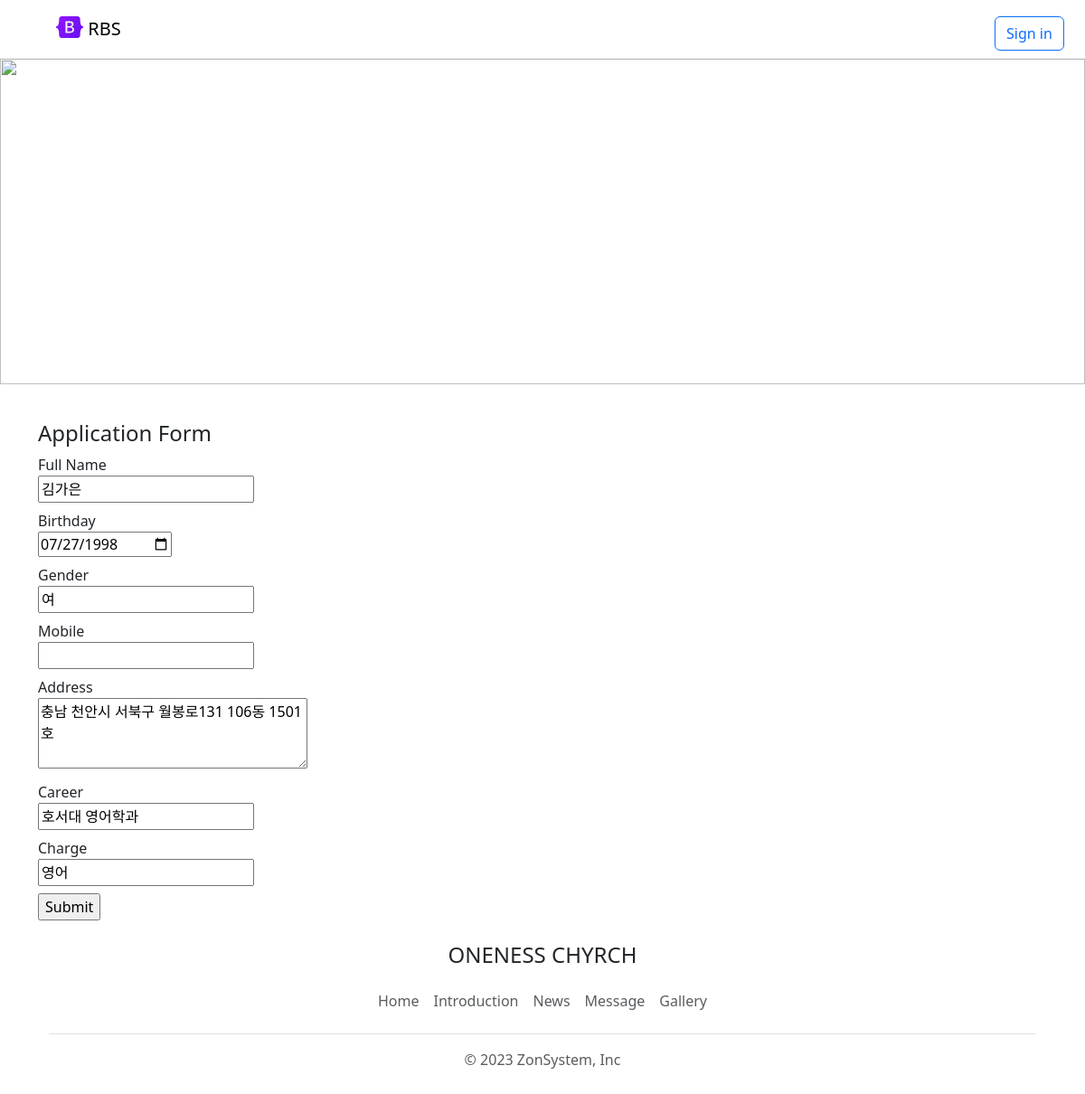
The page /update/김가은 on the database its author committed.
### tables this page shows
CREATE TABLE "teacher" (
	"id"	INTEGER NOT NULL UNIQUE,
	"name"	TEXT NOT NULL,
	"gender"	TEXT,
	"birthday"	TEXT,
	"mobile"	TEXT NOT NULL,
	"address"	TEXT,
	"career"	TEXT,
	"charge"	TEXT,
	PRIMARY KEY("id" AUTOINCREMENT)
);

### app.py (the view)
@app.route('/update/<t_name>')
def update(t_name):
  teacher = db.select_teacher(t_name)
  teacher = list(teacher[0])
  return render_template('application_submitted.html',
                         application=teacher,
                         info='update')

### database.py (called while the page is built)
def select_teacher(t_name):
    result = c.execute(f'SELECT * FROM teacher WHERE name="{t_name}"')
    teacher_data = result.fetchall()
    return teacher_data

### templates/application_submitted.html (shortened to what this page needs)
<!DOCTYPE html>
<html lang="en">
<head>
  {% include 'bootstrap.html' %}
</head>
<body>
  {% include 'nav.html' %}
  {% include 'banner.html' %}
  <div class="container">
    <h4>Application Form</h4>
    <form action="/apply/{{info}}" method="POST">
      <div class="mb-2">
        <label for="">Full Name</label><br>
        <input type="text" required name="name" value="{{application[1]}}">
      </div>
      <div class="mb-2">
        <label for="">Birthday</label><br>
        <input type="date" name="birthday" value="{{application[3]}}">
      </div>
      <div class="mb-2">
        <label for="">Gender</label><br>
        <input type="text" name="gender" value="{{application[2]}}">
      </div>
      <div class="mb-2">
        <label for="">Mobile</label><br>
        <input type="number" required name="mobile" value="{{application[4]}}">
      </div>
      <div class="mb-2">
        <label for="">Address</label><br>
        <textarea cols="30" rows="3" name="address">{{application[5]}}</textarea>
      </div>
       <div class="mb-2">
        <label for="">Career</label><br>
        <input type="text" required name="career" value="{{application[6]}}">
      </div>
       <div class="mb-2">
        <label for="">Charge</label><br>
        <input type="text" required name="charge" value="{{application[7]}}">
      </div>
      <div>
        <input type="submit">
      </div>
    </form>
  {% include 'footer.html' %}
</body>
</html>

### rows shown on the page
teacher: name "김가은", birthday "07/27/1998", gender "여", address "충남 천안시 서북구 월봉로131 106동 1501호", career "호서대 영어학과", charge "영어"
